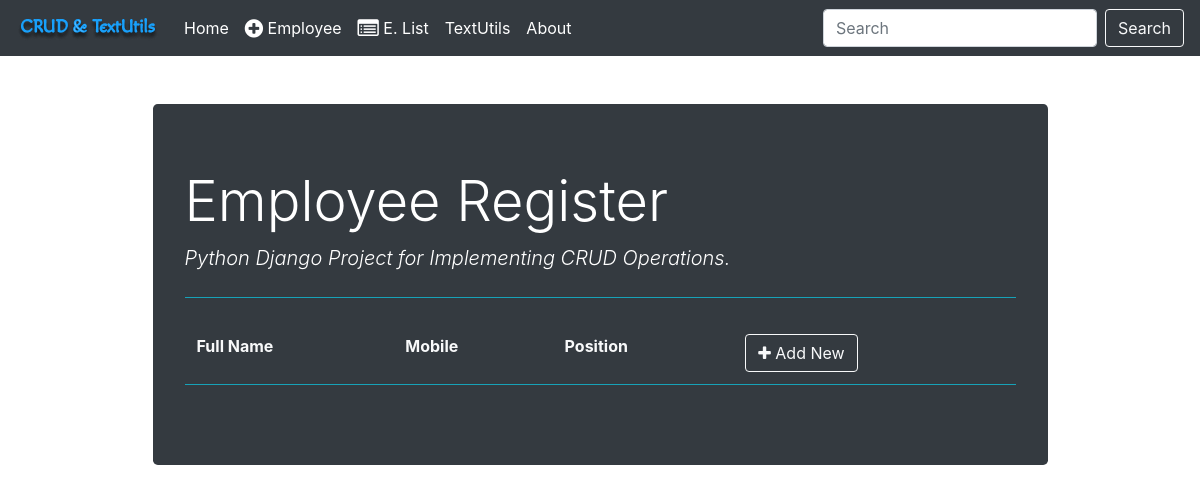
/employee/list/, run on an earlier commit of the app's database.
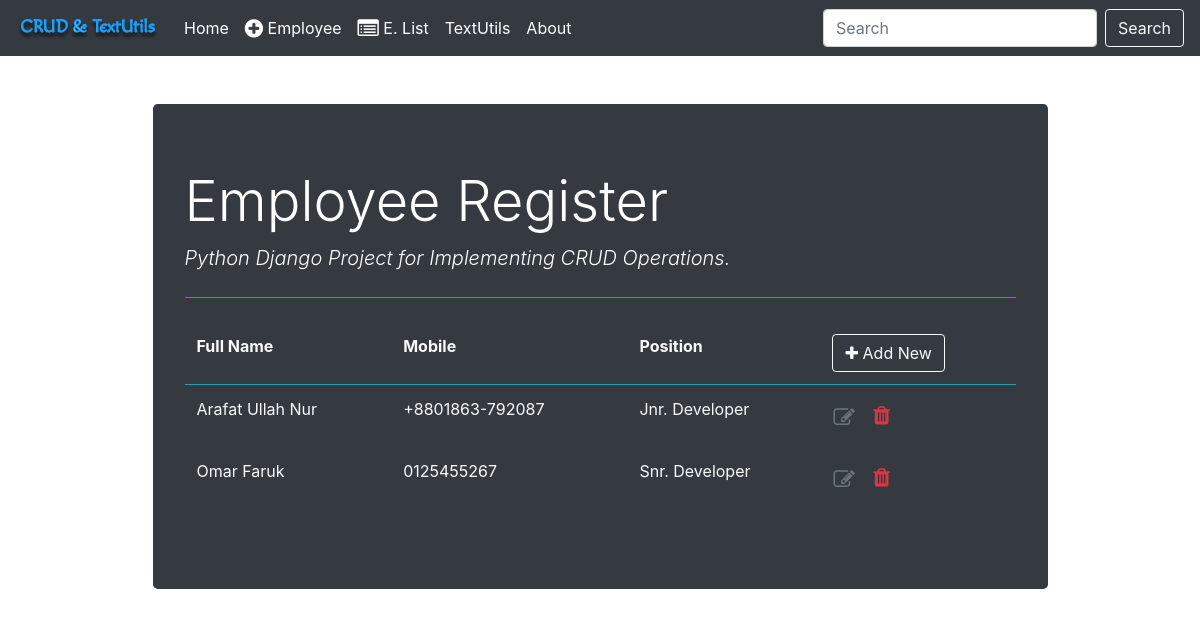
And on a later commit of the database.
### employee_register/models.py (models this page shows, shortened)
class Employee(models.Model):
    fullname = models.CharField(max_length=100)
    emp_code = models.CharField(max_length=4)
    mobile = models.CharField(max_length=15)
    position = models.ForeignKey(Position, on_delete=models.CASCADE)

class Position(models.Model):
    title = models.CharField(max_length=50)
    def __str__(self):
        return self.title

### employee_register/views.py (the view)
# urls.py: path('list/', views.employee_list, name='employee_list'), # get req for retrieve and display all records
def employee_list(request):
    context = { 'employee_list': Employee.objects.all()}
    return render(request, 'employee_register/employee_list.html', context)

### templates/employee_register/employee_list.html (shortened to what this page needs)
{% extends 'base.html' %}
{% block content %}
 <div class="container text-white">
    <div class="col-md-10 offset-md-1 mt-5">
        <div class="jumbotron bg-dark">
          <h1 class="display-4">Employee Register</h1>
          <p class="lead font-italic">Python Django Project for Implementing CRUD Operations.</p>
          <hr class="my-4 border-info">
<table class="table table-borderless text-light">
    <thead class="border-bottom border-info font-weight-bold">
        <tr>
            <td>Full Name</td>
            <td>Mobile</td>
            <td>Position</td>
            <td>
                <a href="{% url 'employee_insert' %}" class="btn btn-outline-light">
                    <i class="fa fa-plus"></i> Add New
                </a>
            </td>
        </tr>
    </thead>
    <tbody>
        {% for employee in employee_list %}
            <tr>
                <td>{{ employee.fullname }}</td>
                <td>{{ employee.mobile }}</td>
                <td>{{ employee.position }}</td>
                <td>
                    <a href="{% url 'employee_update' employee.id %}" class="btn text-secondary px-0">
                        <i class="fa fa-edit fa-lg"></i>
                    </a>
                    <form action="{% url 'employee_delete' employee.id %}" method="post" class="d-inline">
                        <button type="submit" class="btn">
                            <i class="fa fa-trash fa-lg text-danger float-right"></i>
                        </button>
                    </form>
                </td>
            </tr>
        {% endfor %}
    </tbody>
</table>
        </div>
    </div>
</div>
{% endblock content %}

### templates/base.html (shortened to what this page needs)
{% load static %}
<!doctype html>
<html lang="en">
<head>
    <link rel="stylesheet" href="https://stackpath.bootstrapcdn.com/bootstrap/4.4.1/css/bootstrap.min.css">
    <link href="https://stackpath.bootstrapcdn.com/font-awesome/4.7.0/css/font-awesome.min.css" rel="stylesheet">
</head>
<body>
<nav class="navbar navbar-expand-md navbar-dark bg-dark">
    <a class="navbar-brand" href="/"><img src="{% static 'images/logo.png' %}" alt=""></a>
    <div class="collapse navbar-collapse" id="navbarCollapse">
        <div class="navbar-nav">
            <a href="/" class="nav-item nav-link active">Home <span class="sr-only">(current)</span></a>
            <a href="/employee" class="nav-item nav-link active"><i class="fa fa-plus-circle fa-lg"></i> Employee</a>
            <a href="/employee/list" class="nav-item nav-link active"><i class="fa fa-list-alt fa-lg"></i> E. List</a>
            <a href="/analyzeform" class="nav-item nav-link active">TextUtils</a>
            <a href="#" class="nav-item nav-link active">About</a>
        </div>
        <form class="form-inline ml-auto">
            <input type="text" class="form-control mr-sm-2" placeholder="Search">
            <button type="submit" class="btn btn-outline-light">Search</button>
        </form>
    </div>
</nav>
{% block content %}
{% endblock %}
</body>
</html>

What changed in the data, as far as the page shows it:
added Employee: fullname "Arafat Ullah Nur", mobile "+8801863-792087", position "Jnr. Developer"
added Employee: fullname "Omar Faruk", mobile "0125455267", position "Snr. Developer"
